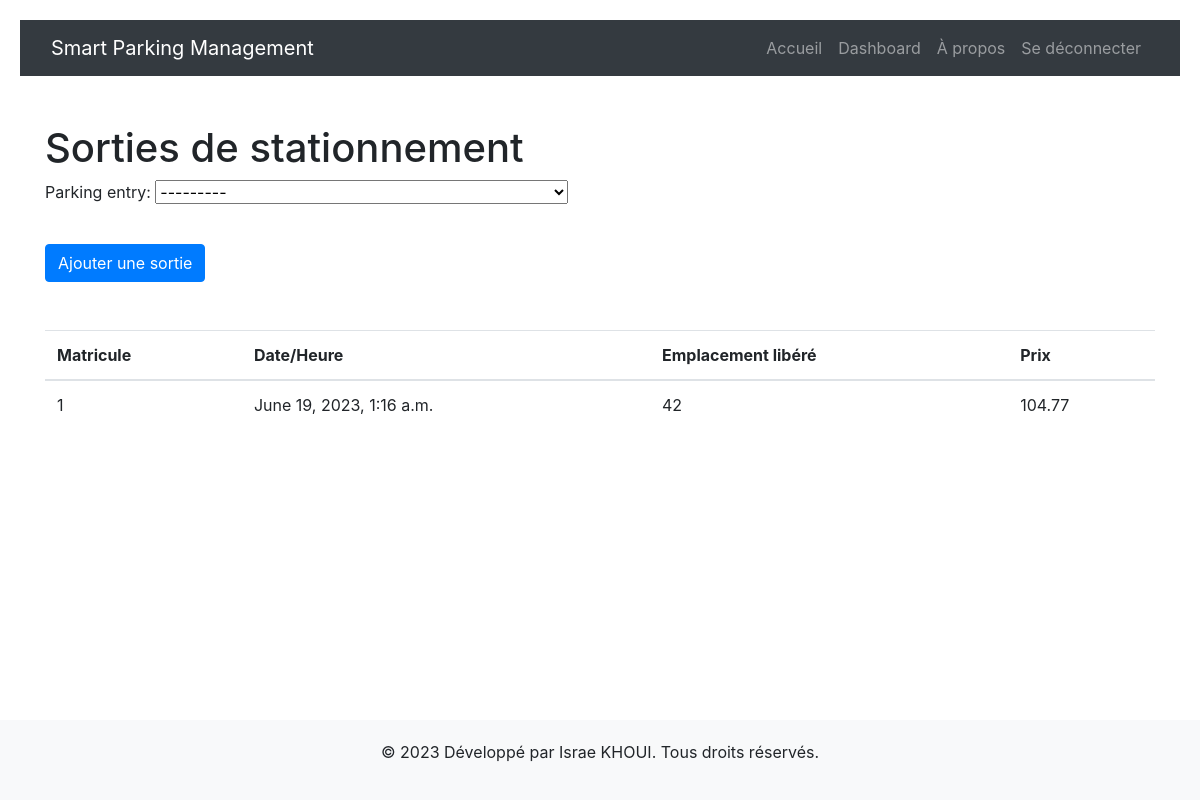
Screenshot of /parking_exits/ (signed in) with the database file from the repository.
### parking/models.py (models this page shows, shortened)
class ParkingExit(models.Model):
    parking_entry = models.OneToOneField(ParkingEntry, on_delete=models.CASCADE)
    exit_time = models.DateTimeField(default=timezone.now)
    freed_location = models.CharField(max_length=50, )
    price = models.DecimalField(max_digits=8, decimal_places=2, default=0.00)

class ParkingEntry(models.Model):
    STATUS_CHOICES = [
        ('Entrant', 'Entrant'),
        ('Sortant', 'Sortant'),
    ]
    vehicle = models.ForeignKey(Vehicle, on_delete=models.CASCADE)
    entry_time = models.DateTimeField(default=timezone.now)
    location = models.CharField(max_length=50, blank=True)
    status = models.CharField(max_length=7, choices=STATUS_CHOICES)
    def __str__(self):
        return f"{self.vehicle.matricule} - Entry Time: {self.entry_time}"
    class Meta:
        constraints = [
            models.UniqueConstraint(fields=['location', 'status'], name='unique_location_status')
        ]

class Vehicle(models.Model):
    matricule = models.CharField(max_length=20)

### parking/views.py (the view)
# urls.py: path('parking_exits/', views.parking_exits, name='parking_exits'),
@login_required
def parking_exits(request):
    if request.method == 'POST':
        form = ParkingExitForm(request.POST)
        if form.is_valid():
            parking_exit = form.save(commit=False)
            parking_exit.exit_time = timezone.now()  # Utilisez timezone.now() au lieu de datetime.now()
            parking_exit.price = calculate_parking_price(parking_exit.parking_entry.entry_time, parking_exit.exit_time)
            parking_exit.save()
            return redirect('parking_exits')
    else:
        form = ParkingExitForm()
    exits = ParkingExit.objects.all()
    return render(request, 'parking_exits.html', {'form': form, 'exits': exits})

### parking/forms.py
class ParkingExitForm(forms.ModelForm):
    parking_entry = forms.ModelChoiceField(queryset=ParkingEntry.objects.filter(status='Entrant'))
    class Meta:
        model = ParkingExit
        fields = ['parking_entry']

### parking/templates/parking_exits.html (shortened to what this page needs)
{% extends 'base1.html' %}
{% block content %}
  <!DOCTYPE html>
<html>
<head>
    <link rel="stylesheet" href="https://maxcdn.bootstrapcdn.com/bootstrap/4.0.0/css/bootstrap.min.css">
</head>
<body>
    <div class="container">
        <h1 class="mt-5">Sorties de stationnement</h1>
        <form method="post">
            {{ form.as_p }}
            <button type="submit" class="btn btn-primary mt-3">Ajouter une sortie</button>
        </form>
        <table class="table mt-5">
            <thead>
                <tr>
                    <th>Matricule</th>
                    <th>Date/Heure</th>
                    <th>Emplacement libéré</th>
                    <th>Prix</th>
                </tr>
            </thead>
            <tbody>
                {% for exit in exits %}
                <tr>
                    <td>{{ exit.parking_entry.vehicle.matricule }}</td>
                    <td>{{ exit.exit_time }}</td>
                    <td>{{ exit.freed_location }}</td>
                    <td>{{ exit.price }}</td>
                </tr>
                {% endfor %}
            </tbody>
        </table>
    </div>
</body>
</html>
{% endblock %}

### parking/templates/base1.html (style rules this page uses)
body { background-color: #f8f9fa; padding: 20px; display: flex; flex-direction: column; min-height: 100vh; }

### rows the page displays
ParkingExit: parking_entry.vehicle.matricule "1", exit_time "June 19, 2023, 1:16 a.m.", freed_location "42", price "104.77"
